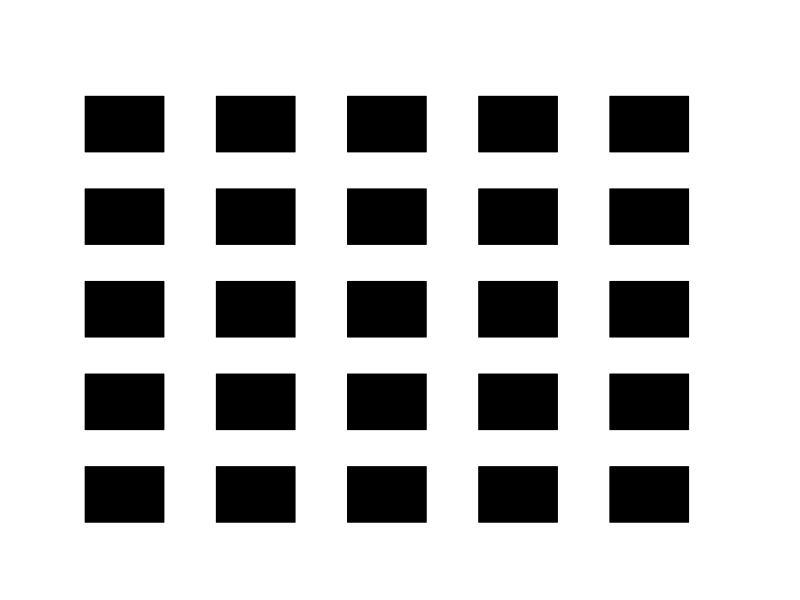
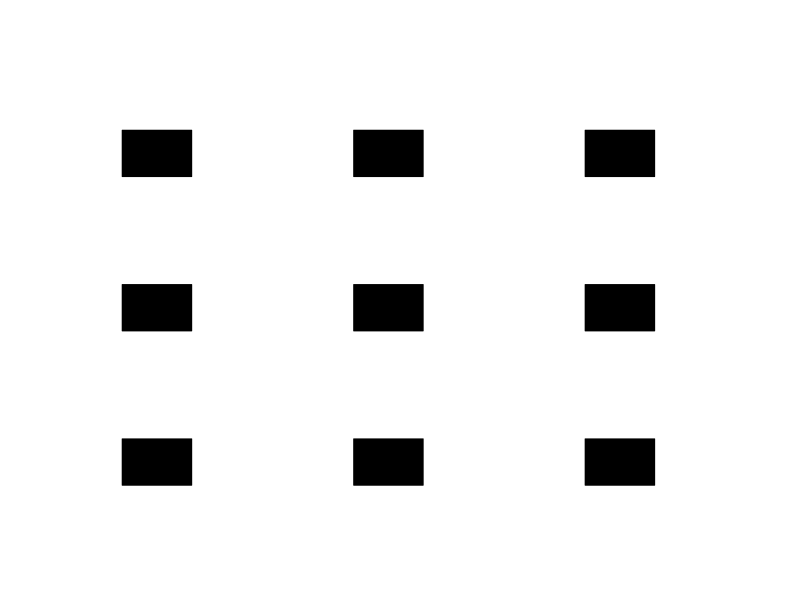

Write R code to recreate these figures, in order.
## ---- chunk 1
knitr::knit_hooks$set(mysize = function(before, options, envir) {
  if (before) return(options$size)
})
knitr::opts_chunk$set(collapse = TRUE, mysize = TRUE, size = "\\scriptsize")
knit_print.character = function(x, ...) {
  sQuote(noquote(x))
}
## ---- chunk 2
foo <- function(x) {
  rnorm(x)
}
foo(5)
class(c(1.25, 3.5, 4))
## ---- chunk 3
class(1:3)
## ---- chunk 4
class(c('a', 'b', 'c'))
## ---- chunk 5
x <- seq(0, 1, length.out = 5)
par(mar = c(3,3,3,3))
plot(c(x, 1.2), c(x, 1.2), type = 'h', col = 'white', bty = 'n', axes = FALSE,
     xlab = '', ylab = '', main = '')
for (i in seq_along(x)) {
  rect(x, x[i], x + .15, x[i] + .15, col = 'black')
}
## ---- chunk 6
x <- seq(0, 1, length.out = 3)
par(mar = c(5,5,5,5))
plot(c(x, 1.2), c(x, 1.2), type = 'h', col = 'white', bty = 'n', axes = FALSE,
     xlab = '', ylab = '', main = '')
for (i in seq_along(x)) {
  rect(x, x[i], x + .15, x[i] + .15, col = 'black')
}
